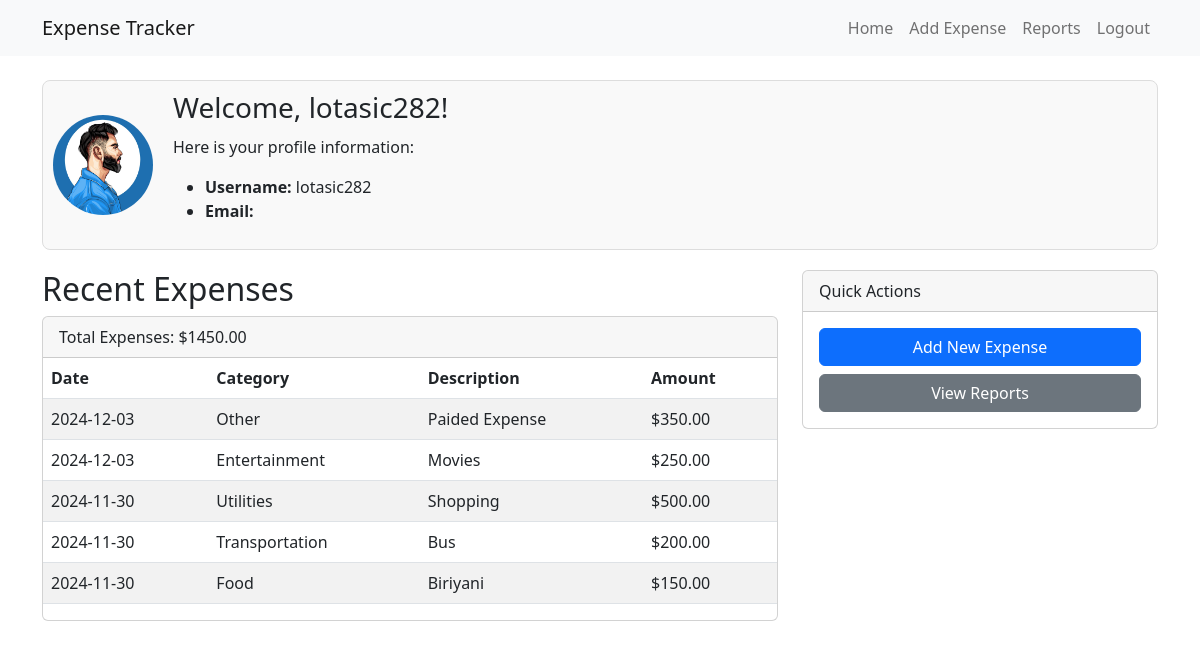
Screenshot of / (signed in) with the database file from the repository.
### app.py (models this page shows)
class User(UserMixin, db.Model):
    id = db.Column(db.Integer, primary_key=True)
    username = db.Column(db.String(100), unique=True)
    password = db.Column(db.String(100))
    expenses = db.relationship('Expense', backref='user', lazy=True)
    profile_picture = db.Column(db.String(200), default='default_profile.jpg')

class Expense(db.Model):
    id = db.Column(db.Integer, primary_key=True)
    amount = db.Column(db.Float, nullable=False)
    category = db.Column(db.String(50), nullable=False)
    description = db.Column(db.String(200))
    date = db.Column(db.DateTime, default=datetime.utcnow)
    user_id = db.Column(db.Integer, db.ForeignKey('user.id'), nullable=False)

### app.py (the view)
@app.route('/')
@login_required
def index():
    expenses = Expense.query.filter_by(user_id=current_user.id).order_by(Expense.date.desc()).all()
    total_expenses = sum(expense.amount for expense in expenses)
    user_details = {
    'username': current_user.username,
    'profile_picture': current_user.profile_picture if hasattr(current_user, 'profile_picture') and current_user.profile_picture else 'default_profile.jpg'
}
    return render_template('index.html', expenses=expenses, total_expenses=total_expenses,user=user_details)

### app.py (called while the page is built)
@login_manager.user_loader
def load_user(user_id):
    return User.query.get(int(user_id))

### templates/index.html (shortened to what this page needs)
{% extends "base.html" %} {% block content %}
<div class="user-profile">
  <div class="profile-picture">
    <img
      src="{{ url_for('static', filename='uploads/profiles/' + (current_user.profile_picture or 'default_profile.jpg')) }}"
      alt="Profile Picture"
    />
  </div>
  <div class="profile-info">
    <h3>Welcome, {{ user.username }}!</h3>
    <p>Here is your profile information:</p>
    <ul>
      <li><strong>Username:</strong> {{ user.username }}</li>
      <li><strong>Email:</strong> {{user.email}}</li>
    </ul>
  </div>
</div>
<div class="row">
  <div class="col-md-8">
    <h2>Recent Expenses</h2>
    <div class="card">
      <div class="card-header">
        Total Expenses: ${{ "%.2f"|format(total_expenses) }}
      </div>
      <table class="table table-striped">
        <thead>
          <tr>
            <th>Date</th>
            <th>Category</th>
            <th>Description</th>
            <th>Amount</th>
          </tr>
        </thead>
        <tbody>
          {% for expense in expenses %}
          <tr>
            <td>{{ expense.date.strftime('%Y-%m-%d') }}</td>
            <td>{{ expense.category }}</td>
            <td>{{ expense.description or 'No description' }}</td>
            <td>${{ "%.2f"|format(expense.amount) }}</td>
          </tr>
          {% endfor %}
        </tbody>
      </table>
    </div>
  </div>
  <div class="col-md-4">
    <div class="card">
      <div class="card-header">Quick Actions</div>
      <div class="card-body">
        <a
          href="{{ url_for('add_expense') }}"
          class="btn btn-primary w-100 mb-2"
          >Add New Expense</a
        >
        <a href="{{ url_for('reports') }}" class="btn btn-secondary w-100"
          >View Reports</a
        >
      </div>
    </div>
  </div>
</div>
{% endblock %}

### templates/base.html (shortened to what this page needs)
<!DOCTYPE html>
<html lang="en">
  <head>
    <link
      rel="stylesheet"
      href="https://cdn.jsdelivr.net/npm/bootstrap@5.2.3/dist/css/bootstrap.min.css"
    />
  </head>
  <body>
    <nav class="navbar navbar-expand-lg navbar-light bg-light">
      <div class="container">
        <a class="navbar-brand" href="{{ url_for('index') }}"
          >Expense Tracker</a
        >
        <div class="navbar-nav">
          {% if current_user.is_authenticated %}
          <a class="nav-item nav-link" href="{{ url_for('index') }}">Home</a>
          <a class="nav-item nav-link" href="{{ url_for('add_expense') }}"
            >Add Expense</a
          >
          <a class="nav-item nav-link" href="{{ url_for('reports') }}"
            >Reports</a
          >
          <a class="nav-item nav-link" href="{{ url_for('logout') }}">Logout</a>
          {% endif %}
        </div>
      </div>
    </nav>
    <div class="container mt-4">
       {% block content %}{% endblock %}
    </div>
  </body>
</html>

### templates/index.html (style rules this page uses)
.user-profile { display: flex; align-items: center; margin-bottom: 20px; border: 1px solid #ddd; padding: 10px; border-radius: 8px; background-color: #f9f9f9; }
.profile-picture img { width: 100px; height: 100px; border-radius: 50%; object-fit: cover; margin-right: 20px; }
.profile-info h3 { margin-bottom: 10px; }

### rows the page displays
User: profile_picture (placeholder picture), username "lotasic282"
Expense: date "2024-12-03", category "Other", description "Paided Expense", amount "350.00"
Expense: date "2024-12-03", category "Entertainment", description "Movies", amount "250.00"
Expense: date "2024-11-30", category "Utilities", description "Shopping", amount "500.00"
Expense: date "2024-11-30", category "Transportation", description "Bus", amount "200.00"
Expense: date "2024-11-30", category "Food", description "Biriyani", amount "150.00"

### other values shown
{{ "%.2f"|format(total_expenses) }} "1450.00"
